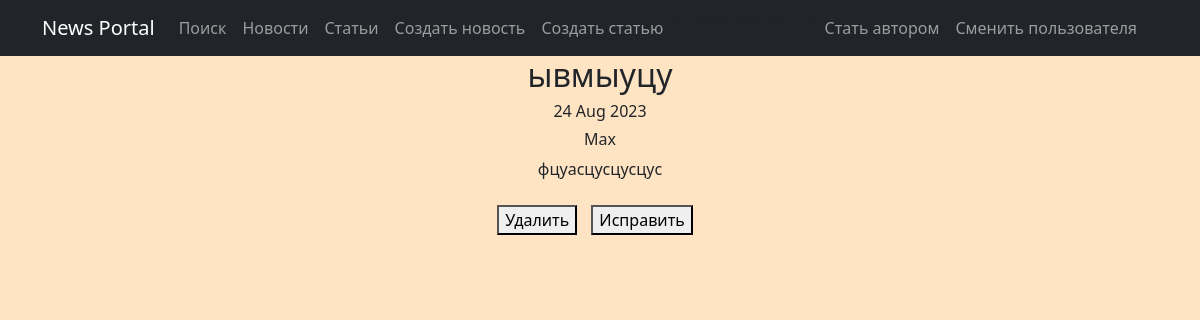
The app's page /newsportal/articles/170 with its own data.
### news_db/models.py (models this page shows, shortened)
class Post(models.Model):
    article = 'AR'
    news = 'NW'
    POSITIONS = [
        (article, 'Статья'),
        (news, 'Новость')
    ]
    author = models.ForeignKey(Author, on_delete=models.CASCADE)
    position = models.CharField(max_length=2, choices=POSITIONS, default=article)
    create_date = models.DateTimeField(auto_now_add=True)
    title = models.CharField(max_length=250)
    text = models.TextField()
    rate = models.IntegerField(default=0)
    category = models.ManyToManyField(Category, through='PostCategory')

class Author(models.Model):
    user = models.OneToOneField(User, on_delete=models.CASCADE)
    rate = models.IntegerField(default=0)

### news_db/views.py (the view)
# urls.py: path('articles/<int:pk>', ArticleDetails.as_view(), name='article_details'),
class ArticleDetails(DetailView):
    model = Post
    queryset = Post.objects.filter(position="AR")
    template_name = 'post.html'
    context_object_name = 'post'
    def get_context_data(self, **kwargs):
        context = super().get_context_data(**kwargs)
        context['is_not_author']= not self.request.user.groups.filter(name= 'author').exists()
        return context

### templates/post.html (shortened to what this page needs)
{% extends 'flatpages/default.html' %}
{% load custom_filter%}
{% block content %}
<h2>{{ post.title }}</h2>
<h6>{{ post.create_date|date:'d M Y'}}</h6>
<h6>{{ post.author.user.username }}</h6>
{{post.text}}
<br>
<br>
<div class="button-container">
    <a href="{{ request.path }}/delete"><button>Удалить</button></a>
    <a href="{{ request.path }}/edit"><button>Исправить</button></a>
</div>
<br>
{% endblock content %}

### templates/post.html (style rules this page uses)
.button-container { white-space: nowrap; }
.button-container a { display: inline-block; margin-right: 10px; }

### records on screen
Post: title "ывмыуцу", create_date "24 Aug 2023", author.user.username "Max", text "фцуасцусцусцус"
